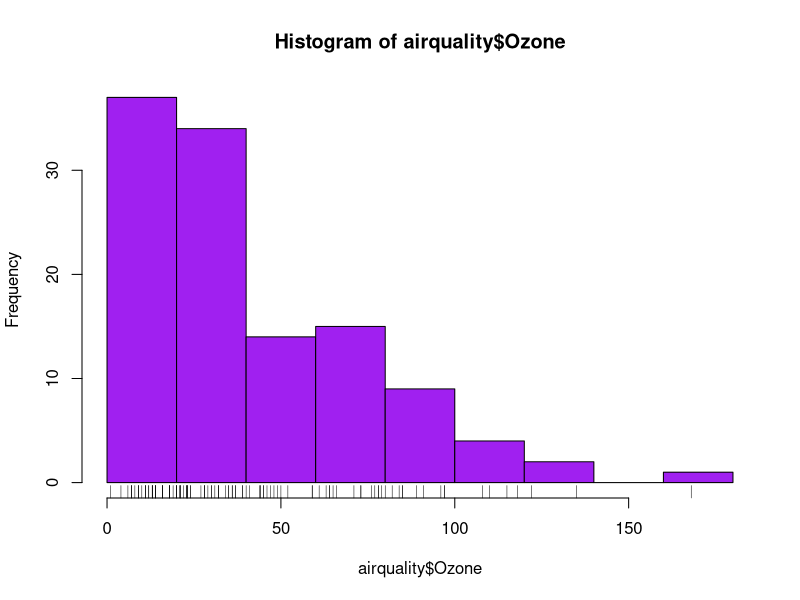
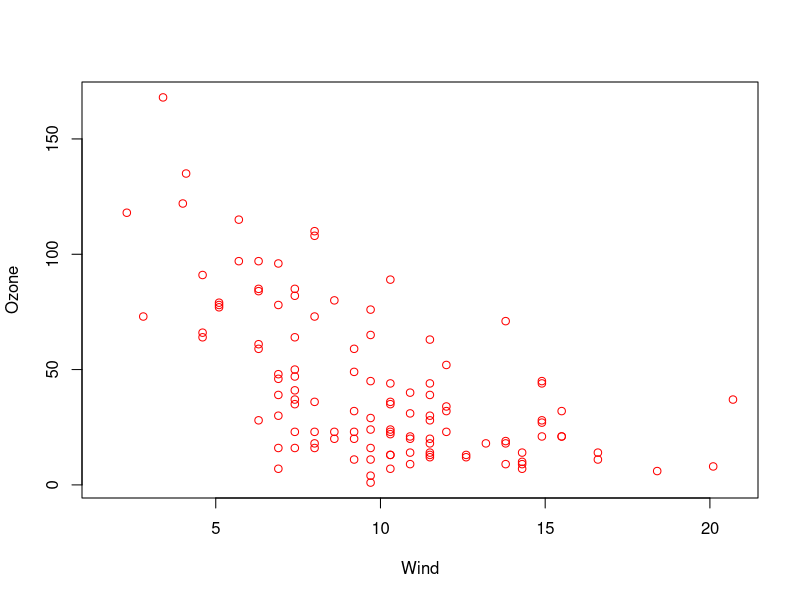
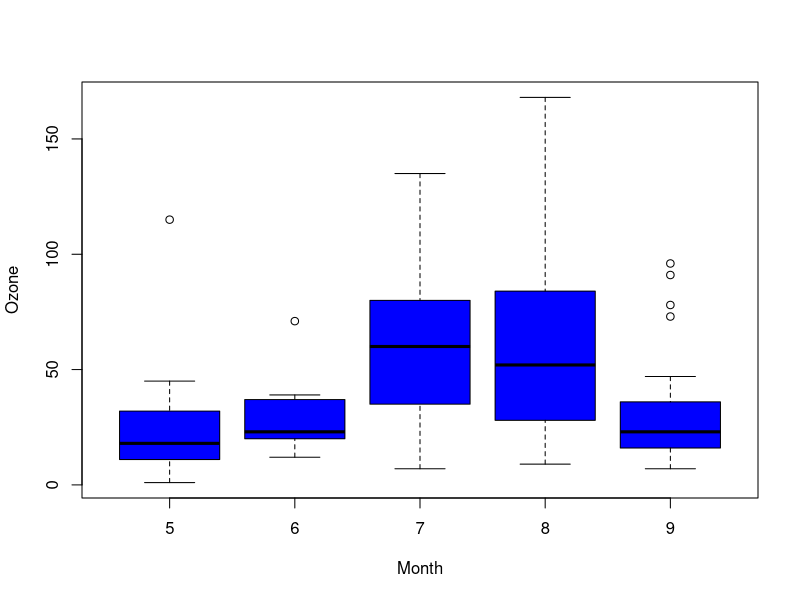

Write the R code that produced these figures, in order. (Note: this script raises an error after producing the figures.)
library(datasets)

hist(airquality$Ozone, col = "purple")
rug(airquality$Ozone)

with(airquality, plot(Wind, Ozone, col = "red"))

boxplot(Ozone ~ Month, airquality, col = "blue")

par(bg = "#ACDDDE", las = 2, )
boxplot(Solar.R ~ Month, airquality, col = "blue")

par("pch")
par("lty")
par("col")
par("las")
par("bg")
par("mar")
par("mfrow")
par("mfcol")

with(airquality, plot(Wind, Ozone))
with(subset(airquality, Month == 5), points(Wind, Ozone, col = "blue"))
with(subset(airquality, Month != 5), points(Wind, Ozone, col = "red"))
legend("topright", col = c("blue", "red"), pch = 1, bg = "#ACDDDE",
       legend = c("Month May", "Other Months"))


mod <- lm(Ozone ~ Wind, airquality)
abline(mod, lwd = 2, col = "green")